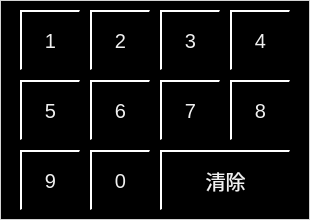
<?xml version="1.0" encoding="UTF-8"?>
<ui version="4.0">
 <class>ButtonRectUtil</class>
 <widget class="QWidget" name="ButtonRectUtil">
  <property name="geometry">
   <rect>
    <x>0</x>
    <y>0</y>
    <width>310</width>
    <height>220</height>
   </rect>
  </property>
  <property name="windowTitle">
   <string>Form</string>
  </property>
  <property name="styleSheet">
   <string notr="true">QWidget
{
	background-color: black;
}
QLabel
{
	border:1px solid lightgray;
    color:white;
font:16px
}

QPushButton
{
	font:20px;
    color: rgb(240,240,240);
	background-color: rgb(0, 0, 0);
	border-top: 2px solid white;	
	border-left: 2px solid white;
}</string>
  </property>
  <widget class="QPushButton" name="btn3">
   <property name="geometry">
    <rect>
     <x>160</x>
     <y>10</y>
     <width>60</width>
     <height>60</height>
    </rect>
   </property>
   <property name="text">
    <string>3</string>
   </property>
  </widget>
  <widget class="QPushButton" name="btn4">
   <property name="geometry">
    <rect>
     <x>230</x>
     <y>10</y>
     <width>60</width>
     <height>60</height>
    </rect>
   </property>
   <property name="text">
    <string>4</string>
   </property>
  </widget>
  <widget class="QPushButton" name="btn9">
   <property name="geometry">
    <rect>
     <x>20</x>
     <y>150</y>
     <width>60</width>
     <height>60</height>
    </rect>
   </property>
   <property name="text">
    <string>9</string>
   </property>
  </widget>
  <widget class="QPushButton" name="btn5">
   <property name="geometry">
    <rect>
     <x>20</x>
     <y>80</y>
     <width>60</width>
     <height>60</height>
    </rect>
   </property>
   <property name="text">
    <string>5</string>
   </property>
  </widget>
  <widget class="QPushButton" name="btn2">
   <property name="geometry">
    <rect>
     <x>90</x>
     <y>10</y>
     <width>60</width>
     <height>60</height>
    </rect>
   </property>
   <property name="text">
    <string>2</string>
   </property>
  </widget>
  <widget class="QPushButton" name="btn6">
   <property name="geometry">
    <rect>
     <x>90</x>
     <y>80</y>
     <width>60</width>
     <height>60</height>
    </rect>
   </property>
   <property name="text">
    <string>6</string>
   </property>
  </widget>
  <widget class="QPushButton" name="btn0">
   <property name="geometry">
    <rect>
     <x>90</x>
     <y>150</y>
     <width>60</width>
     <height>60</height>
    </rect>
   </property>
   <property name="text">
    <string>0</string>
   </property>
  </widget>
  <widget class="QPushButton" name="btnClear">
   <property name="geometry">
    <rect>
     <x>160</x>
     <y>150</y>
     <width>130</width>
     <height>60</height>
    </rect>
   </property>
   <property name="text">
    <string>清除</string>
   </property>
  </widget>
  <widget class="QPushButton" name="btn1">
   <property name="geometry">
    <rect>
     <x>20</x>
     <y>10</y>
     <width>60</width>
     <height>60</height>
    </rect>
   </property>
   <property name="text">
    <string>1</string>
   </property>
  </widget>
  <widget class="QPushButton" name="btn7">
   <property name="geometry">
    <rect>
     <x>160</x>
     <y>80</y>
     <width>60</width>
     <height>60</height>
    </rect>
   </property>
   <property name="text">
    <string>7</string>
   </property>
  </widget>
  <widget class="QLabel" name="label">
   <property name="geometry">
    <rect>
     <x>0</x>
     <y>0</y>
     <width>310</width>
     <height>220</height>
    </rect>
   </property>
   <property name="styleSheet">
    <string notr="true">font:25px;</string>
   </property>
   <property name="text">
    <string/>
   </property>
   <property name="alignment">
    <set>Qt::AlignHCenter|Qt::AlignTop</set>
   </property>
  </widget>
  <widget class="QPushButton" name="btn8">
   <property name="geometry">
    <rect>
     <x>230</x>
     <y>80</y>
     <width>60</width>
     <height>60</height>
    </rect>
   </property>
   <property name="text">
    <string>8</string>
   </property>
  </widget>
  <zorder>label</zorder>
  <zorder>btn3</zorder>
  <zorder>btn4</zorder>
  <zorder>btn9</zorder>
  <zorder>btn5</zorder>
  <zorder>btn2</zorder>
  <zorder>btn6</zorder>
  <zorder>btn0</zorder>
  <zorder>btnClear</zorder>
  <zorder>btn1</zorder>
  <zorder>btn7</zorder>
  <zorder>btn8</zorder>
 </widget>
 <resources/>
 <connections/>
</ui>
